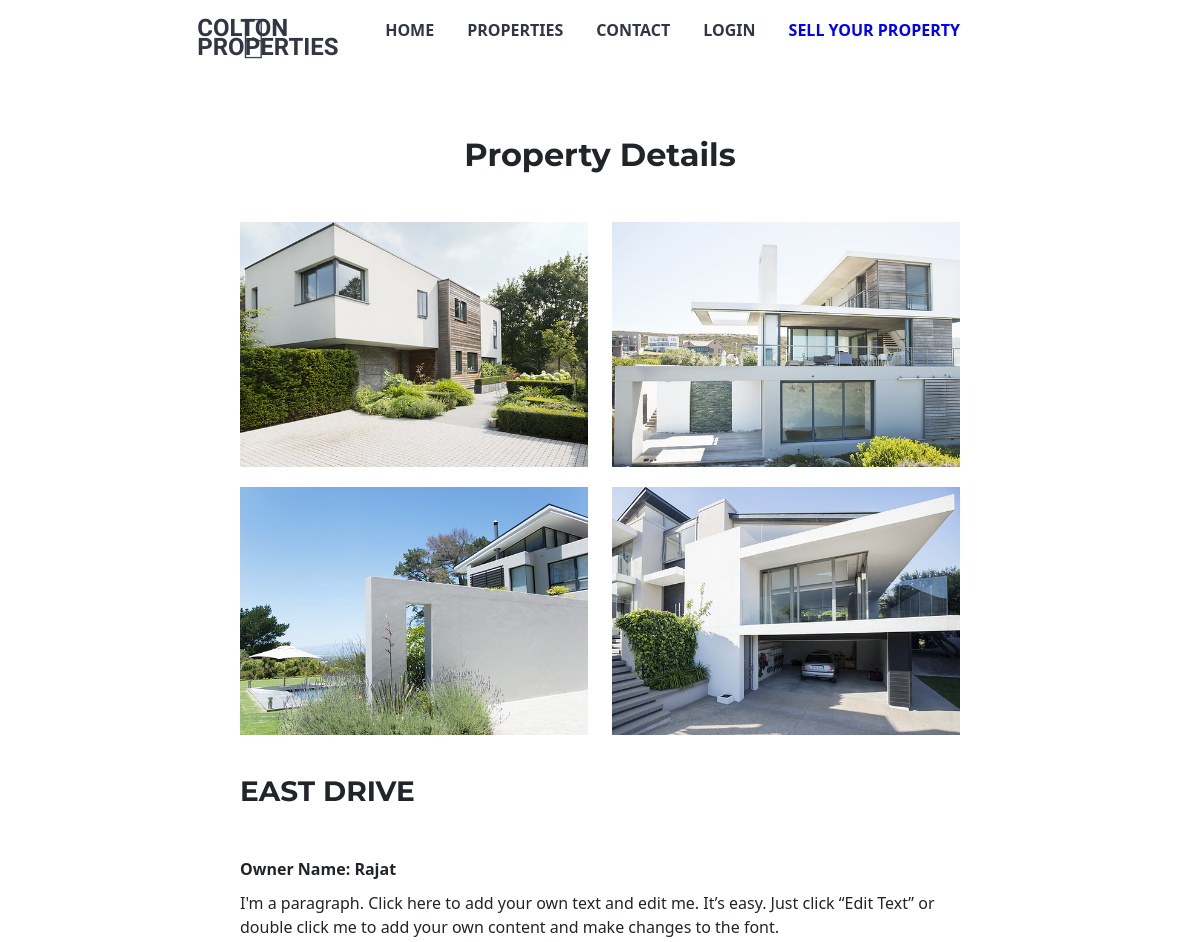
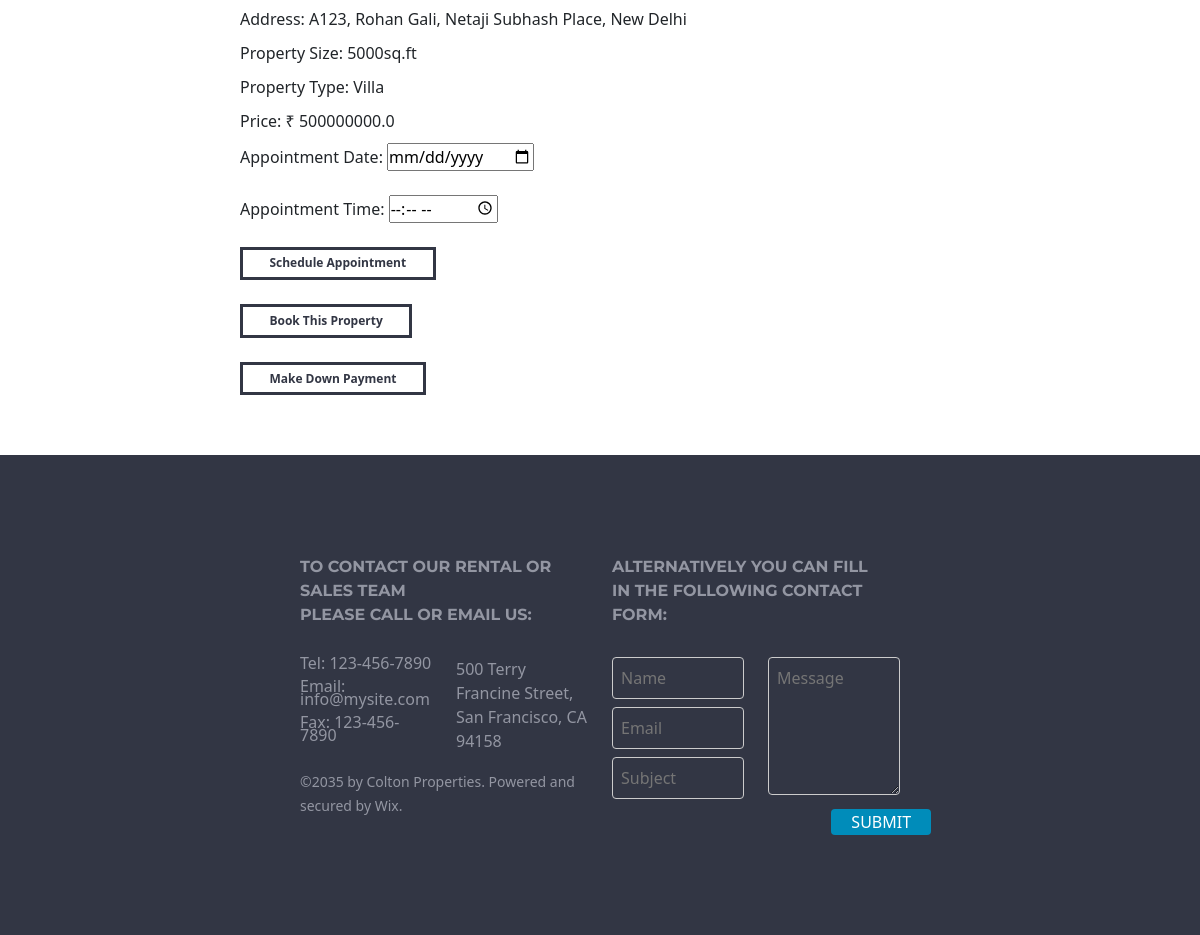
/property/1, run on the app's committed database (2 pictures, top to bottom).
### app.py (models this page shows)
class Property(db.Model):
    id = db.Column(db.Integer, primary_key=True)
    owner_name = db.Column(db.String(100), db.ForeignKey('owner.owner_name'), nullable=False)
    address = db.Column(db.String(200), nullable=False)
    property_name = db.Column(db.String(100), nullable=False)
    property_description = db.Column(db.Text, nullable=False)
    property_size = db.Column(db.String(20), nullable=False)
    property_type = db.Column(db.String(50), nullable=False)
    price = db.Column(db.Float, nullable=False)
    image1 = db.Column(db.String(200))
    image2 = db.Column(db.String(200))
    image3 = db.Column(db.String(200))
    image4 = db.Column(db.String(200))
    image5 = db.Column(db.String(200))
    image6 = db.Column(db.String(200))

### app.py (the view)
@app.route('/property/<int:id>')
def property_details(id):
    property = Property.query.get_or_404(id)
    return render_template('property_details.html', property=property, id=id, owner_name=property.owner_name)

### templates/property_details.html (shortened to what this page needs)
<!DOCTYPE html>
<html lang="en">
<head>
    <link
      rel="stylesheet"
      type="text/css"
      href="{{ url_for('static', filename='css/index_css.css') }}" />
    <link rel="stylesheet" type="text/css" href="{{ url_for('static', filename='css/index_css.css') }}" />
    <link href="https://cdn.jsdelivr.net/npm/bootstrap@5.3.0-alpha2/dist/css/bootstrap.min.css" rel="stylesheet">
    <link rel="stylesheet" href="https://use.fontawesome.com/releases/v5.15.4/css/all.css">
</head>
<body>
    <header>
        <nav class="navbar">
            <img src="{{url_for('static', filename='/images/logo.png')}}" alt="Logo" height="50rem" width="25rem" / >
            <a href="/" class="nav-brand">COLTON <br> PROPERTIES</a>
            <ul class="nav-items">
                <li><a href="/">HOME</a></li>
                <li><a href="#properties">PROPERTIES</a></li>
                <li><a href="#footer">CONTACT</a></li>
                {% if 'user_id' in session %}
                <li><a href="/logout">LOGOUT</a></li>
                {% else %}
                <li><a href="/client_login">LOGIN</a></li>
                {% endif %}
                <li><a href="/owner_login" class="sell-property"style="color: blue;">SELL YOUR PROPERTY</a></li>
            </ul>
          </nav>
    </header>
    <main>
      <section id="property-details" style="margin: 5% 20%;">
        <h2 class="text-center mb-5" style="font-weight: bolder; text-align: center;">Property Details</h2>
        <div class="row">
            <div class="col-md-6">
                <img src="/{{ property.image1 }}" alt="Property Image 1" height="254px" width="260px">
            </div>
            <div class="col-md-6">
                <img src="/{{ property.image2 }}" alt="Property Image 2" height="254px" width="260px">
            </div>
        </div>
        <div class="row">
            <div class="col-md-6">
                <img src="/{{ property.image3 }}" alt="Property Image 3" height="254px" width="260px">
            </div>
            <div class="col-md-6">
                <img src="/{{ property.image4 }}" alt="Property Image 4" height="254px" width="260px">
            </div>
        </div>
        <div class="row">
            <div class="col-md-12">
                <h3 class="mb-5" style="font-weight: bolder;">{{ property.property_name }}</h3>
                <p><b>Owner Name: {{ property.owner_name }}</b></p>
                <p>{{ property.property_description}}</p>
                <p>Address: {{ property.address }}</p>
                <p>Property Size: {{ property.property_size }}</p>
                <p>Property Type: {{ property.property_type }}</p>
                <p>Price: ₹ {{ property.price }}</p>
                <form method="POST" action="/schedule_appointment?id={{ property.id }}&owner_name={{ property.owner_name }}">
                    <label for="appointment_date">Appointment Date:</label>
                    <input type="date" id="appointment_date" name="appointment_date" required><br><br>
                    <label for="appointment_time">Appointment Time:</label>
                    <input type="time" id="appointment_time" name="appointment_time" required><br><br>
                    <input type="submit" value="Schedule Appointment" class="property-btn"><br><br>
                </form>
                <button class="property-btn" id="bookPropertyBtn"><a href="{{ url_for('book_property', pid=property.id) }}"id="property-btn">Book This Property</a></button><br><br>
                <button class="property-btn" id="payamountBtn"><a href="{{ url_for('down_payment', prop_id=property.id) }}"id="property-btn">Make Down Payment</a></button>
            </div>
        </div>
    </section>
    </main>
    <footer class="footer" id="footer">
        <div class="footer row">
          <div class="contact-info col-md-6">
            <h4 style="font-weight: bolder;">TO CONTACT OUR RENTAL OR SALES TEAM <br>PLEASE CALL OR EMAIL US:</h4>
            <div class="row">
              <div class="col-md-6">
                <p>Tel: 123-456-7890</p>
                <p>Email: info@mysite.com</p>
                <p>Fax: 123-456-7890</p>
              </div>
              <div class="col-md-6">
                <address>500 Terry Francine Street, San Francisco, CA 94158</address>
              </div>
            </div>
            <small>©2035 by Colton Properties. Powered and secured by Wix.</small>
          </div>
          <div class="contact-form col-md-6">
              <h4 style="font-weight: bolder;">ALTERNATIVELY YOU CAN FILL <br> IN THE FOLLOWING CONTACT FORM:</h4>
              <form action="/submit_form" method="post">
                  <div class="row">
                    <div class="col-md-6">
                      <input type="text" name="name" placeholder="Name"><br>
                      <input type="email" name="email" placeholder="Email"><br>
                      <input type="text" name="subject" placeholder="Subject"><br>
                    </div>
                    <div class="col-md-6" id="message">
                      <textarea name="message" placeholder="Message" rows="5"></textarea><br>
                      <button type='submit' style="margin-left: 48%;">SUBMIT</button>
                    </div>
                  </div>
               </form>
          </div>
      </div>
    </footer>
</body>
</html>

### static/css/index_css.css (style rules this page uses)
* { margin: 0; padding: 0; box-sizing: border-box; }
body { font-family: "Montserrat-black", sans-serif; text-align: center; }
h1, h2, h3, h4, h5, h6 { font-family: "Montserrat", sans-serif; }
.navbar { padding: 15px 0; display: flex; justify-content: space-between; font-weight: bold; }
.nav-brand { font-family: "Ubuntu", sans-serif; font-size: 1.5rem; line-height: 0.8; margin-left: -7%; color: #323644; text-decoration: none; }
.nav-items { list-style-type: none; display: flex; margin-right: 20%; align-items: flex-start; }
.nav-items li { margin-right: 33px; padding: 10px 0; }
.nav-items li:last-child { margin-right: 0; }
.nav-items a { color: #323644; text-decoration: none; }
.sell-property { margin-left: auto; }
.navbar img { margin-left: 20%; margin-right: 0; width: auto; padding: 0; }
#property-details { margin: 10% 20%; }
#property-details h2 { text-align: center; }
#property-details .row { margin-bottom: 20px; }
#property-details img { width: 100%; height: auto; }
#property-details h3 { margin-top: 20px; }
#property-details p { margin-bottom: 10px; }
.property-btn { background-color: transparent; color: #323644; border: solid #323644; padding: 0.4vw 2.2vw; font-size: 1vw; font-weight: 800; }
#property-btn { text-decoration: none; color: #323644; }
.footer { display: flex; justify-content: space-between; background-color: #323644; color: #9396a2; padding: 50px 150px; box-sizing: border-box; }
.contact-info p { margin-bottom: 10px; font-size: medium; line-height: 0.8; }
.contact-info h4, .contact-form h4 { margin-bottom: 30px; font-size: medium; line-height: 1.5; }
.contact-form input[type="text"], .contact-form input[type="email"], .contact-form textarea { width: 100%; padding: 8px; margin-bottom: 8px; border: 1px solid #ccc; border-radius: 4px; background-color: transparent; margin-right: 0%; }
.contact-form button { padding: 1px 20px; background-color: #008cba; color: white; border: none; border-radius: 4px; cursor: pointer; }

### data on the page
Property: property_name "EAST DRIVE", owner_name "Rajat", property_description "I'm a paragraph. Click here to add your own text and edit me. It’s easy. Just click “Edit Text” or double click me to add your own content and make changes to the font.", address "A123, Rohan Gali, Netaji Subhash Place, New Delhi", property_size "5000sq.ft", property_type "Villa", price "500000000.0"
